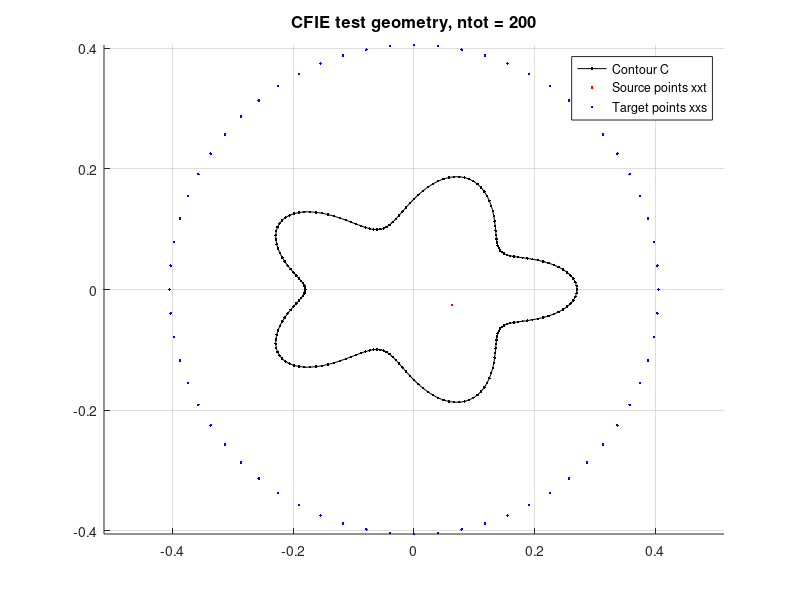

Source code (MATLAB): (Note: this script raises an error after producing the figure.)
function cfie_kress_vs_kr

% Purpose:
%   Compare Kress product quadrature and Kapur-Rokhlin corrected trapezoid
%   quadrature for an exterior Dirichlet Helmholtz CFIE point-source test.
%
% Main algorithm:
%   Build one smooth star-shaped obstacle using the same contour layout as
%   archive/demobie1.m, prescribe exact Dirichlet data from one fixed
%   interior Helmholtz point source using the same source-placement rule as
%   that demo, solve the exterior combined-field boundary integral equation
%   with Kress and Kapur-Rokhlin Nystrom matrices at the same ntot, and
%   compare the resulting exterior fields on a target circle.
%
% Based on:
%   archive/demobie1.m for the boundary geometry and point-source test idea,
%   quad_note.md for the Kress split and Nystrom convention, and
%   quad_demo_7_1_kress.m for quad.quad_kress_rvec.
%
% Main changes:
%   This standalone script uses the physical combined-field representation
%   instead of the older pure double-layer example, and it compares Kress
%   product quadrature against sixth- and tenth-order Kapur-Rokhlin
%   corrections without modifying any reference file.
%
% Numerical goal:
%   Demonstrate that, for a smooth obstacle and the same ntot, the Kress
%   product quadrature eventually gives clearly higher exterior-field
%   accuracy than the Kapur-Rokhlin corrected trapezoid rules.

format long e;
clear;
close all;

% Helmholtz wavenumber and combined-field coupling.  eta = k is a standard
% robust choice for exterior Dirichlet combined-field integral equations.
k = 5;
eta = k;

% Even discretization sizes used for the direct quadrature comparison.
N_list = [32 48 64 96 128 192 256];

% Set this to true when PNG files should be written.  When false, the script
% opens visible figure windows for inspection and does not overwrite files.
save_figures = false;
figure_visibility = 'on';
if save_figures
  figure_visibility = 'off';
end

% Single contour resolution used for the geometry plot and deterministic
% source/target placement, matching the default ntot in archive/demobie1.m.
plot_ntot = 200;
geom_plot = LOCAL_boundary_geom(plot_ntot);
geom_check = geom_plot;

% Fixed interior point source used to generate exact Dirichlet boundary data.
% The radius 0.6*rmin follows archive/demobie1.m; only the angle is fixed
% here so the test is deterministic.
source_angle = -pi / 8;
y0 = LOCAL_fixed_source_point(geom_check, source_angle);
source_strength = 1;

% Exterior target circle.  The radius follows the exterior-target radius
% convention in archive/demobie1.m but uses deterministic target angles.
R_target = 1.5 * max(sqrt(sum(geom_check.z.^2, 2)));
n_target = 64;
theta_target = (2 * pi / n_target) * (0:(n_target - 1)).';
x_target = R_target * [cos(theta_target), sin(theta_target)];
u_exact = LOCAL_ref_field(x_target, y0, source_strength, k);
u_exact_scale = max(abs(u_exact));

fig_geom = figure('Name', 'CFIE geometry', 'Color', 'w', 'Visible', figure_visibility);
hold on;
plot(geom_plot.C(1,[1:plot_ntot,1]), geom_plot.C(4,[1:plot_ntot,1]), 'k.-', ...
  y0(1), y0(2), 'r.', ...
  x_target(:,1), x_target(:,2), 'b.');
legend('Contour C', 'Source points xxt', 'Target points xxs', 'Location', 'best');
axis equal;
grid on;
title(sprintf('CFIE test geometry, ntot = %d', plot_ntot), 'FontSize', 12);
hold off;
if save_figures
  saveas(fig_geom, 'cfie_kress_vs_kr_geometry.png');
end

fprintf('Exterior CFIE point-source quadrature comparison\n');
fprintf('  k                  : %.6g\n', k);
fprintf('  eta                : %.6g\n', eta);
fprintf('  save figures       : %d\n', save_figures);
fprintf('  geometry plot ntot : %d\n', plot_ntot);
fprintf('  source point y0    : (%.16e, %.16e)\n', y0(1), y0(2));
fprintf('  target radius      : %.6g\n', R_target);
fprintf('  ntot list          : [%s]\n', num2str(N_list));
if save_figures
  fprintf('  geometry plot file : cfie_kress_vs_kr_geometry.png\n');
end

source_inside = inpolygon(y0(1), y0(2), geom_check.z(:,1), geom_check.z(:,2));
boundary_rmax = max(sqrt(sum(geom_check.z.^2, 2)));
fprintf('  source in polygon  : %d\n', source_inside);
fprintf('  max boundary radius: %.16e\n', boundary_rmax);
if ~source_inside
  warning('The selected source point is not inside the sampled boundary.');
end
if R_target <= 1.25 * boundary_rmax
  warning('The target radius may not be safely outside the obstacle.');
end

nN = length(N_list);
err_kress = NaN(nN, 1);
err_kr6 = NaN(nN, 1);
err_kr10 = NaN(nN, 1);
res_kress = NaN(nN, 1);
res_kr6 = NaN(nN, 1);
res_kr10 = NaN(nN, 1);

for idx = 1:nN
  ntot = N_list(idx);
  geom = LOCAL_boundary_geom(ntot);
  f = LOCAL_ref_field(geom.C([1,4],:).', y0, source_strength, k);
  rhs = 2 * f;
  I = eye(ntot);

  A_kress = LOCAL_build_cfie_kress(ntot, k, eta);
  sigma_kress = (I - A_kress) \ rhs;
  res_kress(idx) = norm((I - A_kress) * sigma_kress - rhs, inf) / norm(rhs, inf);
  u_kress = LOCAL_eval_combined_field(x_target, geom, sigma_kress, k, eta);
  err_kress(idx) = max(abs(u_kress - u_exact)) / u_exact_scale;

  A_kr6 = LOCAL_build_cfie_kr(ntot, k, eta, 6);
  sigma_kr6 = (I - A_kr6) \ rhs;
  res_kr6(idx) = norm((I - A_kr6) * sigma_kr6 - rhs, inf) / norm(rhs, inf);
  u_kr6 = LOCAL_eval_combined_field(x_target, geom, sigma_kr6, k, eta);
  err_kr6(idx) = max(abs(u_kr6 - u_exact)) / u_exact_scale;

  A_kr10 = LOCAL_build_cfie_kr(ntot, k, eta, 10);
  sigma_kr10 = (I - A_kr10) \ rhs;
  res_kr10(idx) = norm((I - A_kr10) * sigma_kr10 - rhs, inf) / norm(rhs, inf);
  u_kr10 = LOCAL_eval_combined_field(x_target, geom, sigma_kr10, k, eta);
  err_kr10(idx) = max(abs(u_kr10 - u_exact)) / u_exact_scale;
end

fprintf('\nConvergence table:\n');
fprintf('  %-8s %-18s %-18s %-18s\n', 'ntot', 'Kress_error', 'KR6_error', 'KR10_error');
for idx = 1:nN
  fprintf('  %-8d %-18.10e %-18.10e %-18.10e\n', ...
    N_list(idx), err_kress(idx), err_kr6(idx), err_kr10(idx));
end

fprintf('\nMaximum relative matrix solve residuals:\n');
fprintf('  Kress : %.16e\n', max(res_kress));
fprintf('  KR6   : %.16e\n', max(res_kr6));
fprintf('  KR10  : %.16e\n', max(res_kr10));
if max([res_kress; res_kr6; res_kr10]) > 1e-9
  warning('At least one matrix solve residual is larger than expected.');
end

if ~(err_kress(end) < 0.1 * min(err_kr6(end), err_kr10(end)))
  warning(['Kress is not clearly more accurate at the finest ntot. Check: ', ...
    '1. sign of the double-layer kernel; ', ...
    '2. exterior jump sign; ', ...
    '3. diagonal formula for L2; ', ...
    '4. diagonal formula for M2; ', ...
    '5. indexing of the Kress weights; ', ...
    '6. whether the boundary normal is outward for a counter-clockwise curve.']);
end

fig = figure('Name', 'CFIE Kress vs KR', 'Color', 'w', 'Visible', figure_visibility);
semilogy(N_list, err_kress, 'o-', 'LineWidth', 1.2, 'MarkerSize', 7);
hold on;
semilogy(N_list, err_kr6, 's-', 'LineWidth', 1.2, 'MarkerSize', 7);
semilogy(N_list, err_kr10, '^-', 'LineWidth', 1.2, 'MarkerSize', 7);
hold off;
grid on;
xlabel('ntot', 'FontSize', 11);
ylabel('relative maximum error', 'FontSize', 11);
title('Exterior CFIE point-source test', 'FontSize', 12);
legend('Kress', 'KR6', 'KR10', 'Location', 'southwest');
if save_figures
  saveas(fig, 'cfie_kress_vs_kr.png');
  fprintf('\nSaved convergence plot to cfie_kress_vs_kr.png\n');
end

end

%% =========================================================================
%  LOCAL HELPERS
%  =========================================================================
function geom = LOCAL_boundary_geom(ntot)
% Return the star-shaped contour C from archive/demobie1.m as geometry arrays.

  [C, curvelen] = LOCAL_construct_cont(ntot, 'star');
  geom.t = (curvelen / ntot) * (0:(ntot - 1)).';
  geom.h = curvelen / ntot;
  geom.C = C;
  geom.z = [C(1,:).', C(4,:).'];
  geom.zp = [C(2,:).', C(5,:).'];
  geom.zpp = [C(3,:).', C(6,:).'];
  geom.speed = sqrt(sum(geom.zp.^2, 2));
  geom.nu = [geom.zp(:,2), -geom.zp(:,1)];

end

%%%%%%%%%%%%%%%%%%%%%%%%%%%%%%%%%%%%%%%%%%%%%%%%%%%%%%%%%%%%%%%%%

function [C, curvelen] = LOCAL_construct_cont(ntot, flag_geom)
% Build the contour matrix C using the same row convention as demobie1.m.

  if mod(ntot, 2) ~= 0
    error('ntot must be even.');
  end

  if strcmp(flag_geom, 'star')
    r = 0.3;
    kstar = 5;
    tt = linspace(0, 2 * pi * (1 - 1 / ntot), ntot);
    C = zeros(6, ntot);
    C(1,:) = 1.5 * cos(tt) ...
      + (r / 2) * cos((kstar + 1) * tt) ...
      + (r / 2) * cos((kstar - 1) * tt);
    C(2,:) = -1.5 * sin(tt) ...
      - (r / 2) * (kstar + 1) * sin((kstar + 1) * tt) ...
      - (r / 2) * (kstar - 1) * sin((kstar - 1) * tt);
    C(3,:) = -1.5 * cos(tt) ...
      - (r / 2) * (kstar + 1) * (kstar + 1) * cos((kstar + 1) * tt) ...
      - (r / 2) * (kstar - 1) * (kstar - 1) * cos((kstar - 1) * tt);
    C(4,:) = sin(tt) ...
      + (r / 2) * sin((kstar + 1) * tt) ...
      - (r / 2) * sin((kstar - 1) * tt);
    C(5,:) = cos(tt) ...
      + (r / 2) * (kstar + 1) * cos((kstar + 1) * tt) ...
      - (r / 2) * (kstar - 1) * cos((kstar - 1) * tt);
    C(6,:) = -sin(tt) ...
      - (r / 2) * (kstar + 1) * (kstar + 1) * sin((kstar + 1) * tt) ...
      + (r / 2) * (kstar - 1) * (kstar - 1) * sin((kstar - 1) * tt);

    scale = 0.15;
    C = C * scale;
    curvelen = 2 * pi;
  else
    error('This option for the geometry is not implemented.');
  end

end

%%%%%%%%%%%%%%%%%%%%%%%%%%%%%%%%%%%%%%%%%%%%%%%%%%%%%%%%%%%%%%%%%

function A = LOCAL_build_cfie_kress(ntot, k, eta)
% Build the Kress product-quadrature matrix for K = L + i eta M.

  geom = LOCAL_boundary_geom(ntot);
  [K1, K2] = LOCAL_cfie_kress_split(geom, k, eta);
  rvec = quad.quad_kress_rvec(ntot);
  offset_idx = mod((0:ntot-1) - (0:ntot-1).', ntot) + 1;
  R = rvec(offset_idx);
  A = R .* K1 + geom.h * K2;

end

%%%%%%%%%%%%%%%%%%%%%%%%%%%%%%%%%%%%%%%%%%%%%%%%%%%%%%%%%%%%%%%%%

function A = LOCAL_build_cfie_kr(ntot, k, eta, order)
% Build a periodic Kapur-Rokhlin corrected trapezoid matrix for K = L+i eta M.

  geom = LOCAL_boundary_geom(ntot);
  K = LOCAL_cfie_full_kernel(geom, k, eta);
  gamma = LOCAL_kr_gamma(order);
  width = length(gamma);

  [JJ, II] = meshgrid(1:ntot, 1:ntot);
  Loff = JJ - II;
  Loff(Loff > ntot / 2) = Loff(Loff > ntot / 2) - ntot;
  Loff(Loff <= -ntot / 2) = Loff(Loff <= -ntot / 2) + ntot;
  abs_l = abs(Loff);

  W = geom.h * ones(ntot, ntot);
  for ell = 1:width
    W(abs_l == ell) = geom.h * (1 + gamma(ell));
  end
  W(abs_l == 0) = 0;
  A = W .* K;

end

%%%%%%%%%%%%%%%%%%%%%%%%%%%%%%%%%%%%%%%%%%%%%%%%%%%%%%%%%%%%%%%%%

function u = LOCAL_eval_combined_field(x_target, geom, sigma, k, eta)
% Evaluate the physical combined-field potential away from the boundary.

  dx = x_target(:,1) - geom.z(:,1).';
  dy = x_target(:,2) - geom.z(:,2).';
  rho = sqrt(dx.^2 + dy.^2);
  dot_nu = dx .* geom.nu(:,1).' + dy .* geom.nu(:,2).';

  d_kernel = 1i * k / 4 * besselh(1, 1, k * rho) .* dot_nu ./ rho;
  s_kernel = 1i / 4 * besselh(0, 1, k * rho) .* geom.speed.';
  u = geom.h * ((d_kernel - 1i * eta * s_kernel) * sigma);

end

%%%%%%%%%%%%%%%%%%%%%%%%%%%%%%%%%%%%%%%%%%%%%%%%%%%%%%%%%%%%%%%%%

function y0 = LOCAL_fixed_source_point(geom, source_angle)
% Place one deterministic interior source using demobie1.m's 0.6*rmin rule.

  rmin = sqrt(min(geom.C(1,:).^2 + geom.C(4,:).^2));
  y0 = 0.6 * rmin * [cos(source_angle), sin(source_angle)];

end

%%%%%%%%%%%%%%%%%%%%%%%%%%%%%%%%%%%%%%%%%%%%%%%%%%%%%%%%%%%%%%%%%

function u = LOCAL_ref_field(x, y0, source_strength, k)
% Evaluate the fixed-source Dirichlet data used on the contour.

  rho = sqrt((x(:,1) - y0(1)).^2 + (x(:,2) - y0(2)).^2);
  u = source_strength * 1i / 4 * besselh(0, 1, k * rho);

end

%%%%%%%%%%%%%%%%%%%%%%%%%%%%%%%%%%%%%%%%%%%%%%%%%%%%%%%%%%%%%%%%%

function K = LOCAL_cfie_full_kernel(geom, k, eta)
% Return off-diagonal values of the parameter kernel K = L + i eta M.

  ntot = length(geom.t);
  [L, M] = LOCAL_cfie_full_parts(geom, k);
  K = L + 1i * eta * M;
  K(1:(ntot + 1):end) = 0;

end

%%%%%%%%%%%%%%%%%%%%%%%%%%%%%%%%%%%%%%%%%%%%%%%%%%%%%%%%%%%%%%%%%

function [K1, K2] = LOCAL_cfie_kress_split(geom, k, eta)
% LOCAL_CFIE_KRESS_SPLIT Build the Kress split for the CFIE parameter kernel.
%
% Purpose:
%   Return K1 and K2 for the combined-field kernel K = L + i*eta*M used in
%   cfie_kress_vs_kr.m, with K = K1*g + K2 and
%   g(t,tau) = log(4*sin^2((t-tau)/2)).
%
% Input:
%   geom - Boundary geometry struct with fields t, z, zp, zpp, speed.
%   k    - Helmholtz wavenumber.
%   eta  - Combined-field coupling parameter.
%
% Output:
%   K1, K2 - Kress logarithmic split matrices for K.

  ntot = length(geom.t);
  [L, M, rho, log_term] = LOCAL_cfie_full_parts(geom, k);
  diag_mask = eye(ntot) == 1;
  off_mask = ~diag_mask;

  xp = geom.zp(:,1).';
  yp = geom.zp(:,2).';
  xt = geom.z(:,1);
  yt = geom.z(:,2);
  xs = geom.z(:,1).';
  ys = geom.z(:,2).';

  L1 = zeros(ntot, ntot);
  L2 = zeros(ntot, ntot);
  M1 = zeros(ntot, ntot);
  M2 = zeros(ntot, ntot);
  rho_safe = rho;
  rho_safe(diag_mask) = 1;

  L1_full = k / (2 * pi) ...
    * (yp .* (xt - xs) - xp .* (yt - ys)) ...
    ./ rho_safe .* besselj(1, k * rho_safe);
  L1(off_mask) = L1_full(off_mask);
  M1(off_mask) = -1 / (2 * pi) * besselj(0, k * rho(off_mask)) ...
    .* LOCAL_expand_source_row(geom.speed, ntot, off_mask);

  L2(off_mask) = L(off_mask) - L1(off_mask) .* log_term(off_mask);
  M2(off_mask) = M(off_mask) - M1(off_mask) .* log_term(off_mask);

  Ldiag = 1 / (2 * pi) ...
    * (geom.zp(:,1) .* geom.zpp(:,2) - geom.zp(:,2) .* geom.zpp(:,1)) ...
    ./ (geom.speed.^2);
  M1diag = -1 / (2 * pi) * geom.speed;
  euler_const = 0.57721566490153286060;
  M2diag = (1i / 2 - euler_const / pi ...
    - 1 / (2 * pi) * log(k^2 / 4 * geom.speed.^2)) .* geom.speed;

  L1(diag_mask) = 0;
  L2(diag_mask) = Ldiag;
  M1(diag_mask) = M1diag;
  M2(diag_mask) = M2diag;

  K1 = L1 + 1i * eta * M1;
  K2 = L2 + 1i * eta * M2;

end

%%%%%%%%%%%%%%%%%%%%%%%%%%%%%%%%%%%%%%%%%%%%%%%%%%%%%%%%%%%%%%%%%

function [L, M, rho, log_term] = LOCAL_cfie_full_parts(geom, k)

  ntot = length(geom.t);
  diag_mask = eye(ntot) == 1;
  off_mask = ~diag_mask;

  xt = geom.z(:,1);
  yt = geom.z(:,2);
  xs = geom.z(:,1).';
  ys = geom.z(:,2).';
  xp = geom.zp(:,1).';
  yp = geom.zp(:,2).';
  speed_src = geom.speed.';

  dx = xs - xt;
  dy = ys - yt;
  rho = sqrt(dx.^2 + dy.^2);
  rho_safe = rho;
  rho_safe(diag_mask) = 1;
  dt = geom.t - geom.t.';
  log_term = log(4 * sin(dt / 2).^2);

  L = zeros(ntot, ntot);
  M = zeros(ntot, ntot);
  num_L = yp .* dx - xp .* dy;
  L_full = 1i * k / 2 * num_L ./ rho_safe .* besselh(1, 1, k * rho_safe);
  speed_mat = speed_src(ones(ntot, 1), :);
  M_full = 1i / 2 * besselh(0, 1, k * rho_safe) .* speed_mat;
  L(off_mask) = L_full(off_mask);
  M(off_mask) = M_full(off_mask);

  L(diag_mask) = 0;
  M(diag_mask) = 0;
  rho(diag_mask) = 1;
  log_term(diag_mask) = 0;

end

%%%%%%%%%%%%%%%%%%%%%%%%%%%%%%%%%%%%%%%%%%%%%%%%%%%%%%%%%%%%%%%%%

function values = LOCAL_expand_source_row(source_values, ntot, mask)

  source_row = source_values(:).';
  source_mat = source_row(ones(ntot, 1), :);
  values = source_mat(mask);

end

function gamma = LOCAL_kr_gamma(order)
% Return periodic Kapur-Rokhlin merged weights gamma_l + gamma_-l.

  if order == 6
    gamma = [
      4.967362978287758e+00
     -1.620501504859126e+01
      2.585153761832639e+01
     -2.222599466791883e+01
      9.930104998037539e+00
     -1.817995878141594e+00
    ];
  elseif order == 10
    gamma = [
      7.832432020568779e+00
     -4.565161670374749e+01
      1.452168846354677e+02
     -2.901348302886379e+02
      3.870862162579900e+02
     -3.523821383570681e+02
      2.172421547519342e+02
     -8.707796087382991e+01
      2.053584266072635e+01
     -2.166984103403823e+00
    ];
  else
    error('Unsupported Kapur-Rokhlin order %d. Use 6 or 10.', order);
  end

end

%%%%%%%%%%%%%%%%%%%%%%%%%%%%%%%%%%%%%%%%%%%%%%%%%%%%%%%%%%%%%%%%%
